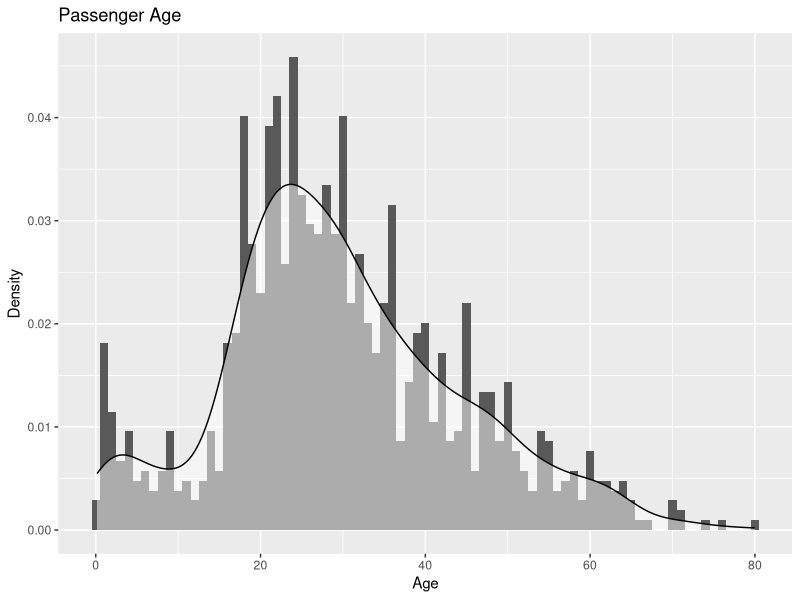
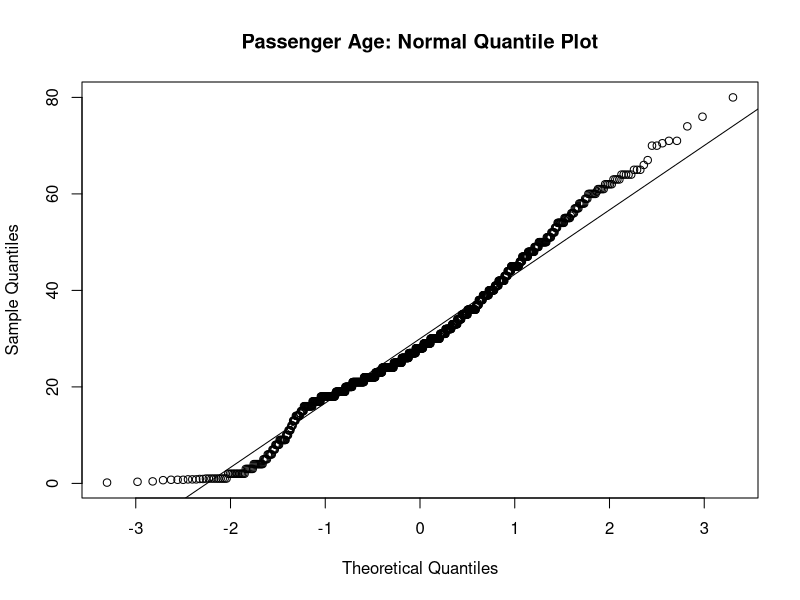
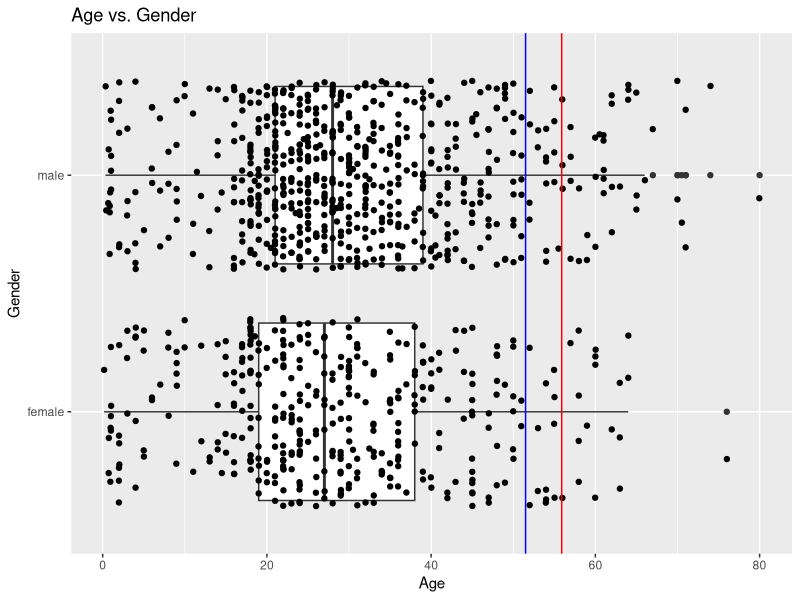
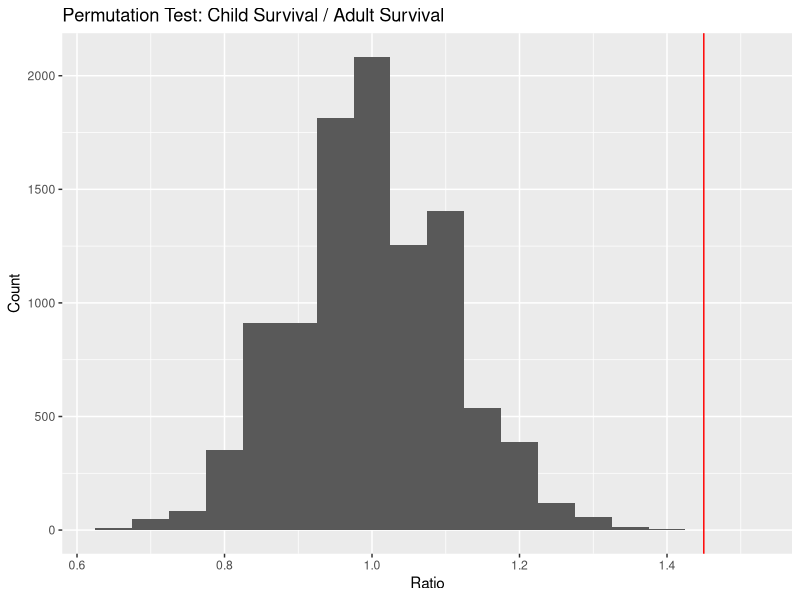

Recreate these plots in R, in order. (Note: this script raises an error after producing the figures.)
## Who Gets to Survive the Titanic Disaster?
## Chang Liu and Alexander Patel
## Math 156
## October 20, 2014

## The R Environment
# For graphs and charts, we will use the 'ggplot2' plotting library
#install.packages("ggplot2")
library("ggplot2")
#install.packages("scales")
library("scales")

## The Dataset
#  Our dataset comprises personal and logistical data on the
#  passengers on the Titanic. 
#  The data can be found at:
#   http://lib.stat.cmu.edu/S/Harrell/data/descriptions/titanic.html. 
titanic <- read.csv("titanic3.csv"); str(titanic)
# The data is a sample of 1310 passengers from the population size of 1317
#  so it approximates well the population
# There are 14 columns, but we will be looking at 5:
#  * 3 categorial/logical: passenger class, sex, survival
#  * 2 numerical: age, fare
titanic <- data.frame(titanic$survived, titanic$age, titanic$sex, titanic$fare, titanic$pclass)
names(titanic) <- c("survived", "age", "sex", "fare", "pclass"); head(titanic)

## PART I: AGE
# The data set contains age data on ~80% of the passengers (1046 / 1310)
age.nna <- titanic[!is.na(titanic$age),] # strip data of rows with age=NULL
summary(age.nna$age) 
# Notice the min/max: 2 months versus 80 years!
# Let's overlay a PDG on a histogram of age
ggplot(age.nna, aes(x=age)) + 
    ggtitle("Passenger Age") + 
    xlab("Age") + 
    ylab("Density") + 
    geom_histogram(aes(y=..density..), binwidth=1)+
    geom_density(alpha=.5, fill="#FFFFFF")
# We can see the discrepancies at extreme ages with a normal quantile plot
# The data is noticeably right-skewed, although there is clear dip in the number
#  of pre-teen and teenage passengers (for good reason, even in 1912)
qqnorm(age.nna$age, main="Passenger Age: Normal Quantile Plot")
qqline(age.nna$age)

# Let's do a boxplot of age vs. gender and add in as a reference the 1912 U.S. Life Expectancy
#  from: http://demog.berkeley.edu/~andrew/1918/figure2.html
# Turns out, there are more "old" passengers than meets the eye!
p <- qplot(x=age.nna$sex, y=age.nna$age, data=age.nna, 
           geom=c("boxplot", "jitter"), main="Age vs. Gender", xlab="Gender", 
           ylab="Age") + coord_flip()
p + geom_hline(yintercept = 51.5, color="blue", label="Life Exp. (M)") + 
    geom_hline(yintercept = 55.9, colour="red", label="Life Exp. (F)")

# Now, let's look at on particular category of the age group--children--and test 
#  whether the second part of "women and children first" (a code of conduct most famously associated with the Titanic) holds. 
# There are 154 children in the data set.
length(which(titanic$age < 18))
# Let's add a new categorical variable for child/adult.
titanic$age_group <- "adult"
titanic$age_group[titanic$age < 18] <- "child"
# 52% of children and only 36% of adults survived.
# But the child population is much smaller than the adult one. 
age_group.survived <- table(titanic$age_group, titanic$survived); age_group.survived
age_group.survived.prop <- prop.table(age_group.survived, 1); age_group.survived.prop
# Is the difference in survival rates significant? Let's see with a permutation test.
adults.survived <- age_group.survived.prop[3]
children.survived <- age_group.survived.prop[4]
observed <-  children.survived / adults.survived; observed # children are 1.45x more likely to survive 
N=10^4-1 ; result<-numeric(N)  
for (i in 1:N) {
    index <- sample(nrow(titanic), size=154, replace=FALSE)
    child.sample <- length(which(titanic$survived[index] == 1)) / length(index)
    adult.sample <- length(which(titanic$survived[-index] == 1)) / (nrow(titanic) - length(index))
    result[i] <- child.sample / adult.sample 
}
qplot(result, binwidth=.05) + 
    geom_vline(xintercept = observed, color="red", label="Observed") +
    ggtitle("Permutation Test: Child Survival / Adult Survival") + 
    xlab("Ratio") + 
    ylab("Count")
pvalue = (sum (result >= observed) + 1)/(N+1); 2*pvalue 
# A near-zero p-value indicates that the evidence supports the hypothesis that 
#  children are more likely to have survived

## PART II: Gender
# extract passengers with non-null sex/survival data
index<-which((!is.na(titanic$sex) )&(!is.na(titanic$survived))); 
sex<-data.frame(titanic$survived[index],titanic$sex[index])
names(sex) <- c("survive ", "sex"); head(sex)
# 466 females and 843 males have survival data
nrow(subset(sex, sex == "female")); nrow(subset(sex, sex == "male"))
# a contingency table for gender
counts<-table(sex)[,c(0,2,3)]; counts
# Women's survival rate 
women.survived<-counts[2]/(counts[1]+counts[2]);women.survived
# Men's survival rate
men.survived <-counts[4]/(counts[3]+counts[4]);men.survived
# Women are almost 4 times more likely to survive than men!
observed <- women.survived / men.survived; observed 
# Visualizing gender vs. survival
barplot(counts, ylim=c(0, 1000), xlab="Gender",ylab="Count",main="Survival by Sex")
text(.71, 520, paste(as.character(round(women.survived, 3) * 100),"% Survived"))
text(1.9, 890, paste(as.character(round(men.survived, 3 ) * 100),"% Survived"))
legend("bottomright", fill=c("black", "grey"), legend=c("Perished", "Survived"))
# Is the survival ratio of women over men statistically significant? 
# Let's do two tests. First, a permutation test for the ratio of women and men who survived
N=10^3-1 ; result<-numeric(N)  
for (i in 1:N) {
    per.sex<-sample(titanic$sex)
    counts2<-table(titanic$survived,per.sex);counts2<-counts2[,c(0,2,3)]
    women<-counts2[2]/(counts2[1]+counts2[2]) # women's survival rate 
    men<-counts2[4]/(counts2[3]+counts2[4]) # men's survival rate
    result[i]<-women/men  
}
qplot(result, binwidth=.05) + 
    geom_vline(xintercept = observed, color="red", label="Observed") + 
    xlim(0, 4) +
    ggtitle("Permutation Test: Female Survival / Male Survival") + 
    xlab("Ratio") + 
    ylab("Count")
pValue = (sum (result >= observed) + 1)/(N+1); 2*pValue #double for 2-sided test
# Far below 1% pvalue level: the observed ratio is extremely unlikely to occur by chance! 
# We have reason now to belive that women are saved first

# Now let's perform a chi-square test to further verify our conviction: 
# NUll hypothesis: sex and survival are independent VS
# Alternative hypothesis - women more likely to survive  
chisq.test(counts) 
# first glance: two variables highly dependent with statistical significance
chisq1 <-function(Obs){
    Expected <- rep(sum(Obs)/length(Obs),length(Obs))
    sum((Obs-Expected)^2/Expected)
}
#Calculate chi square for the observed data
Chi1<-chisq1(counts);Chi1
# calculate its p-value 
pchisq(Chi1,1,lower.tail=FALSE) 
# extremely small at 1% p-value level
# strongly suggesting the relationship is not indepedent 

# BONUS point: advantage of simulation over classical chisquare test

# Although in agreement on the inference, however, the large discrepany 
# in values between the built-in test and our calculation makes us nervous 
# e.g.p-values: 2.2e-16 for built-in; 9.304668e-131 for calculation
# The same issue appears in the analysis of class and survival!
# But we have no easy way to find out why! 
# Also the degree of power in the values (esp. -131?!) are just way too high
# Let's see if simulation can remedy this issue. 

# simulate the results
N = 10^4-1 ; sex.result <- numeric(N)
for (i in 1:N) {
    per_sex<- sample(titanic$sex);
    counts3<-table(titanic$survived,per_sex)
    counts3<-counts3[,c(0,2,3)]
    sex.result[i]<-chisq1(counts3)
}
qplot(sex.result, binwidth=1) + 
    geom_vline(xintercept = Chi1, color="red", label="Observed") + 
    xlim(100, 600) +
    ggtitle("Simulation: Sex Survival") + 
    xlab("Chi-squared") + 
    ylab("Count")
pVal <-(sum (sex.result >= Chi1) +1)/(N+1); pVal;pVal*2 

# Not only the pvalue from simulation clearly is more reasonable
# but also it confirms the same inference without giving 
# the unknown discrepany and extremeness in values in the classical method.

## PART III: Passenger Class and Fare
# Fare
fare <- titanic$fare
# we have fare data for most of the passengers in the data set
length(fare); index<-which(!is.na(fare)); fare<-fare[index]; length(fare)
hist(fare,50,col="blue",freq=FALSE, main="Ticket Fare")
# highly skewed right with a long tail
summary(fare)
# Most fares are less than 34 Pre-1970 British Pounds 
# but there are seats as expensive as 512 Pounds and as cheap as free
qqnorm(fare)
qqline(fare) 

# Passenger class is a proxy for social-economic status
pclass <- titanic$pclass
survive <- titanic$survived
barplot(table(pclass),xlab="Passenger Class",ylab="Number of People",main="Distribution of Passengers by Class")
# the ship has slight more 3rd class passengers than the sum of 1st and 2nd class
counts<-table(survive,pclass);counts
chisq.test(counts) # far below 1% pvalue level suggests high dependence for a large chisq

# plot a graph to support our inference
barplot(counts, xlab="passenger class",ylab="number of people",main="survival by class")
# it seems first class has more survival than other classes
# could this be due to some chance event?

# testing hypothesis: do rich passengers get saved more often? 
chisq1 <-function(Obs){
  Expected <- rep(sum(Obs)/length(Obs),length(Obs))
  sum((Obs-Expected)^2/Expected)
}
Chi1<-chisq1(counts);Chi1 
#a large chi-square value for the observed data
pchisq(Chi1,2,lower.tail=FALSE) # highly significant
# A small p-value with a large chisq value suggests high dependence
# between survivalibity and class

# Again, the unknown discrepany and extremeness in values appear in the classical method. 
# But we can also simulate the results to verify the same thing for comparison.
N = 10^3-1 ; class.result <- numeric(N)
for (i in 1:N) {
  per_class<- sample(pclass)
  class.result[i]<-chisq1(table(per_class,survive))
}
qplot(class.result, binwidth=1) + 
    geom_vline(xintercept = Chi1, color="red", label="Observed") + 
    xlim(300,600) +
    ggtitle("Simulation: Survival by Class") + 
    xlab("chi-squared") + 
    ylab("Count")
pVal <-(sum (class.result >= Chi1) +1)/(N+1); pVal*2 # below 1% level
# Simulation clearly verifies the same conclusion without giving the mystery.
# It works practically better.

# The evidence supports the hypothesis that passengers in lower-numbered passenger classes are
#  more likely to have survived.the sinking of the Titanic.

# Conclusion:
# Women, children, and the first class are more likely to survive than others 